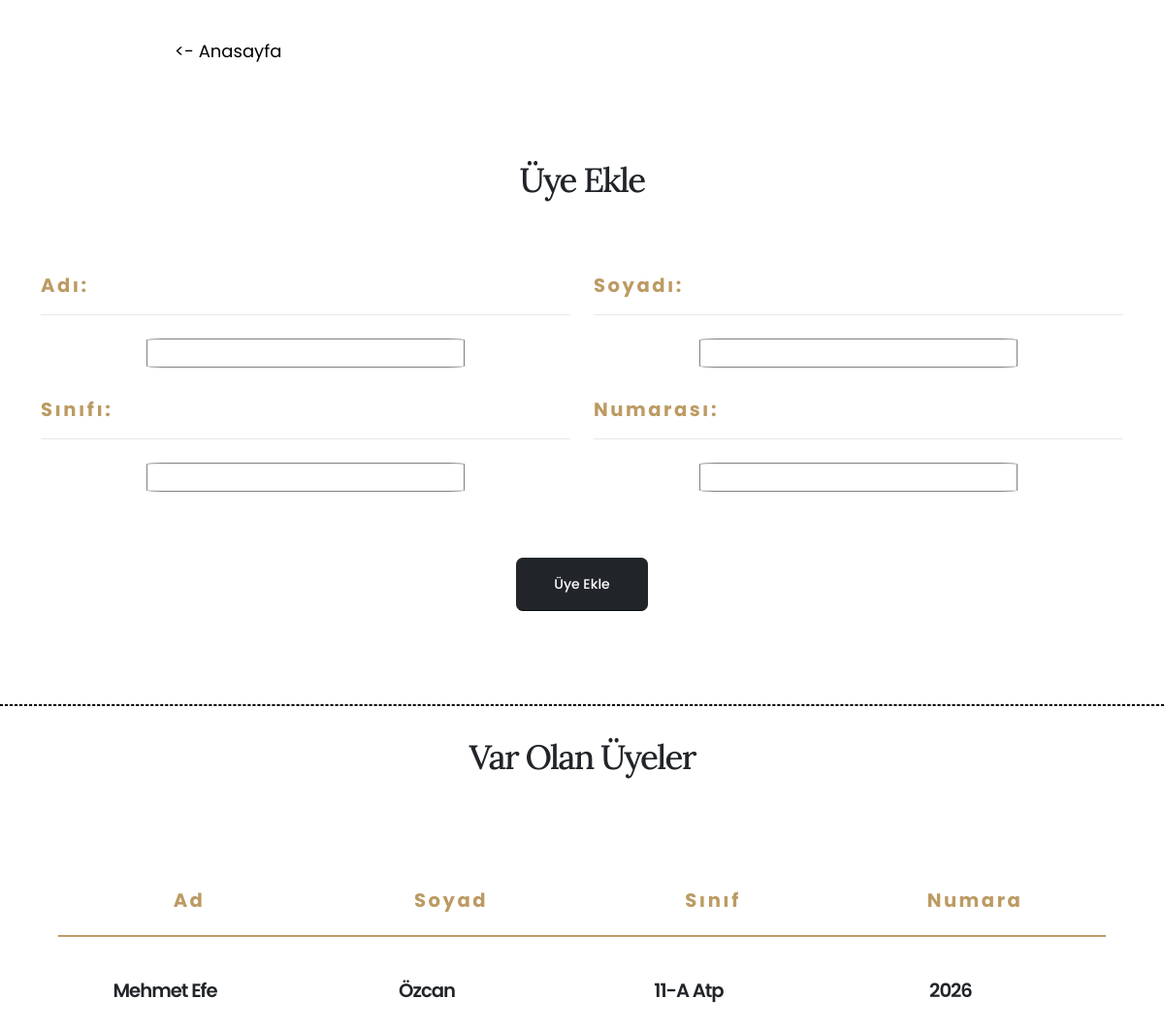
Before: /add-member with the older database file.
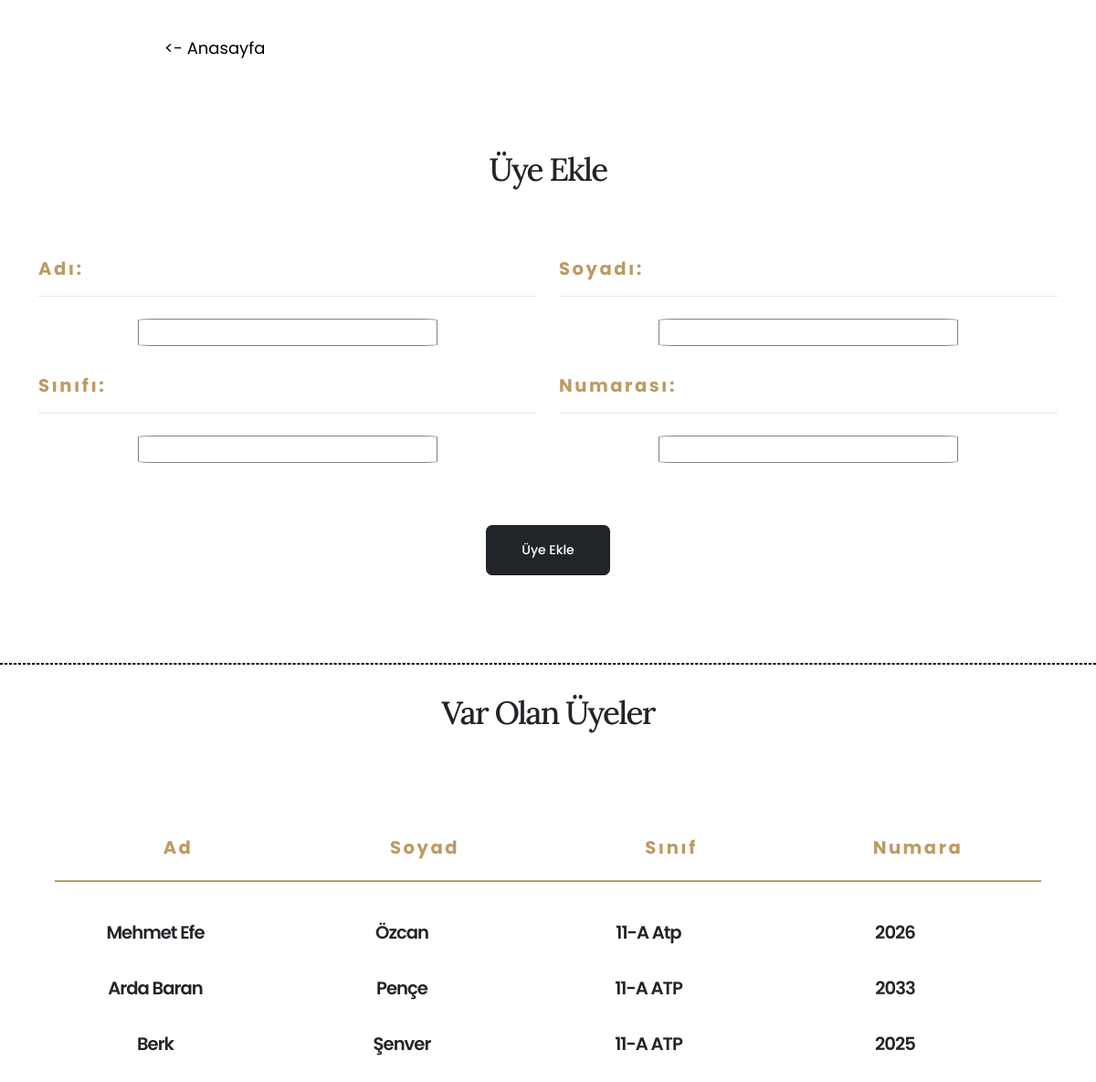
After: the same page with the newer database file.
### main.py (models this page shows)
class members(db.Model):
    id = db.Column(db.Integer, primary_key=True)
    name = db.Column(db.String(50), nullable=False)
    surname = db.Column(db.String(50), nullable=False)
    classroom = db.Column(db.String(10), nullable=False)
    no = db.Column(db.String(10), nullable=False)

### main.py (the view, shortened to what this page needs)
@app.route("/add-member", methods=["POST", "GET"])
def memberPage():
    _members = members.query.all()
    return render_template("addMember.html", members=_members)

### templates/addMember.html (shortened to what the changed rows need)
<!DOCTYPE html>
<html lang="en">
  <head>
    <link rel="stylesheet" href="../static/css/bootstrap.min.css" />
    <link rel="stylesheet" href="../static/css/all.min.css" />
    <link rel="stylesheet" href="../static/css/animate.compat.css" />
    <link rel="stylesheet" href="../static/css/simple-line-icons.min.css" />
    <link rel="stylesheet" href="../static/css/owl.carousel.min.css" />
    <link rel="stylesheet" href="../static/css/owl.theme.default.min.css" />
    <link rel="stylesheet" href="../static/css/magnific-popup.min.css" />
    <link rel="stylesheet" href="../static/css/theme.css" />
    <link rel="stylesheet" href="../static/css/theme-elements.css" />
    <link rel="stylesheet" href="../static/css/theme-blog.css" />
    <link rel="stylesheet" href="../static/css/theme-shop.css" />
    <link rel="stylesheet" href="../static/css/demo-restaurant.css" />
    <link
      id="skinCSS"
      rel="stylesheet"
      href="../static/css/skin-restaurant.css"
    />
    <link rel="stylesheet" href="../static/css/custom.css" />
    <link href="../static/css/all.min.css" rel="stylesheet" type="text/css" />
    <link rel="stylesheet" href="../static/css/style.css" />
  </head>
  <body>
    <div style="margin-top: 30px">
      <main style="display: flex; flex-direction: column; margin-bottom: 50px">
        {% for member in members %}
        <div
          style="
            width: 90%;
            margin: 0 auto;
            text-align: center;
            justify-content: center;
            align-items: center;
            padding-top: 20px;
            display: flex;
            flex-direction: row;
          "
        >
          <article style="width: 60%; margin-right: 50px">
            <div>
              <h4 style="word-break: break-all">{{member.name}}</h4>
            </div>
          </article>
          <article style="width: 60%; margin-right: 50px">
            <div>
              <h4 style="word-break: break-all">{{member.surname}}</h4>
            </div>
          </article>
          <article style="width: 60%; margin-right: 50px">
            <div>
              <h4 style="word-break: break-all">{{member.classroom}}</h4>
            </div>
          </article>
          <article style="width: 60%; margin-right: 50px">
            <div>
              <h4 style="word-break: break-all">{{member.no}}</h4>
            </div>
          </article>
        </div>
        {% endfor %}
      </main>
    </div>
  </body>
</html>

Changed rows visible on the page:
added members: name "Arda Baran", surname "Pençe", classroom "11-A ATP", no "2033"
added members: name "Berk", surname "Şenver", classroom "11-A ATP", no "2025"
